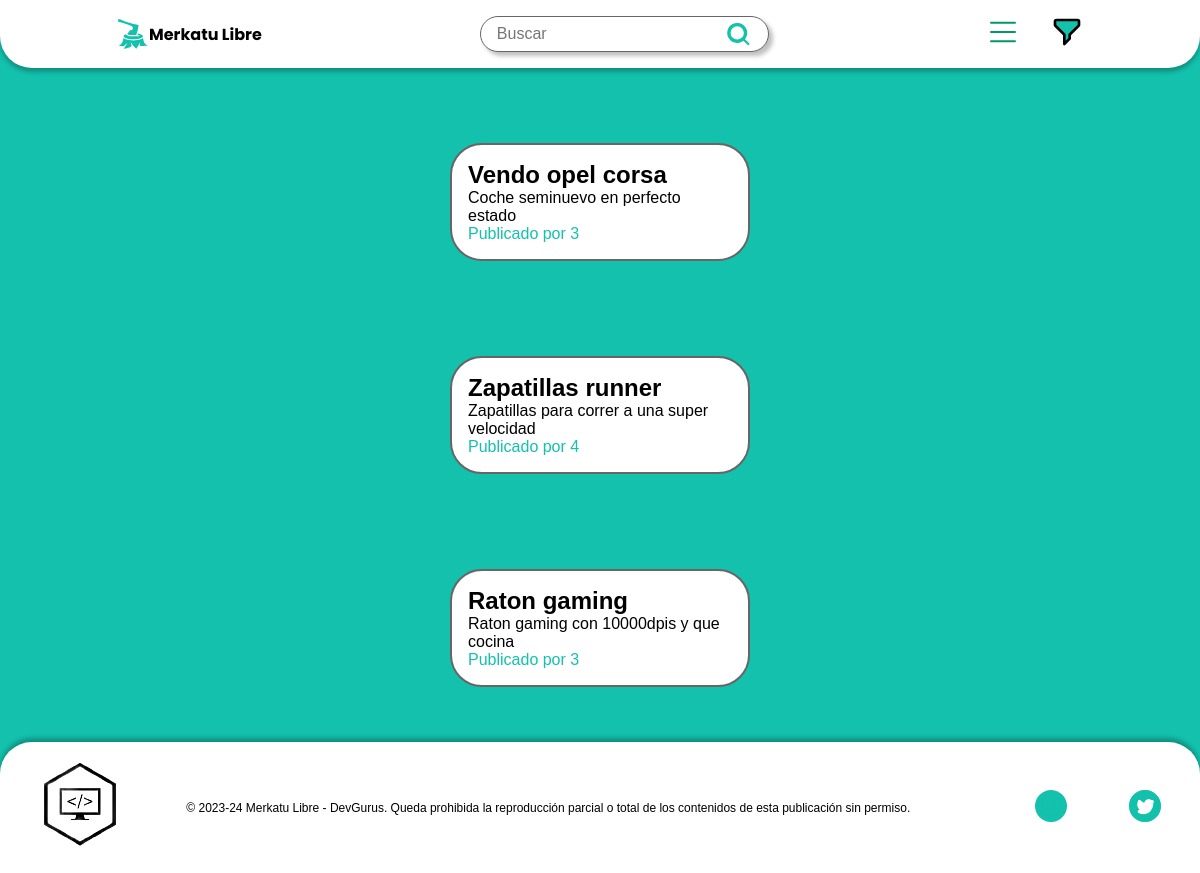
Before: / with the older database file.
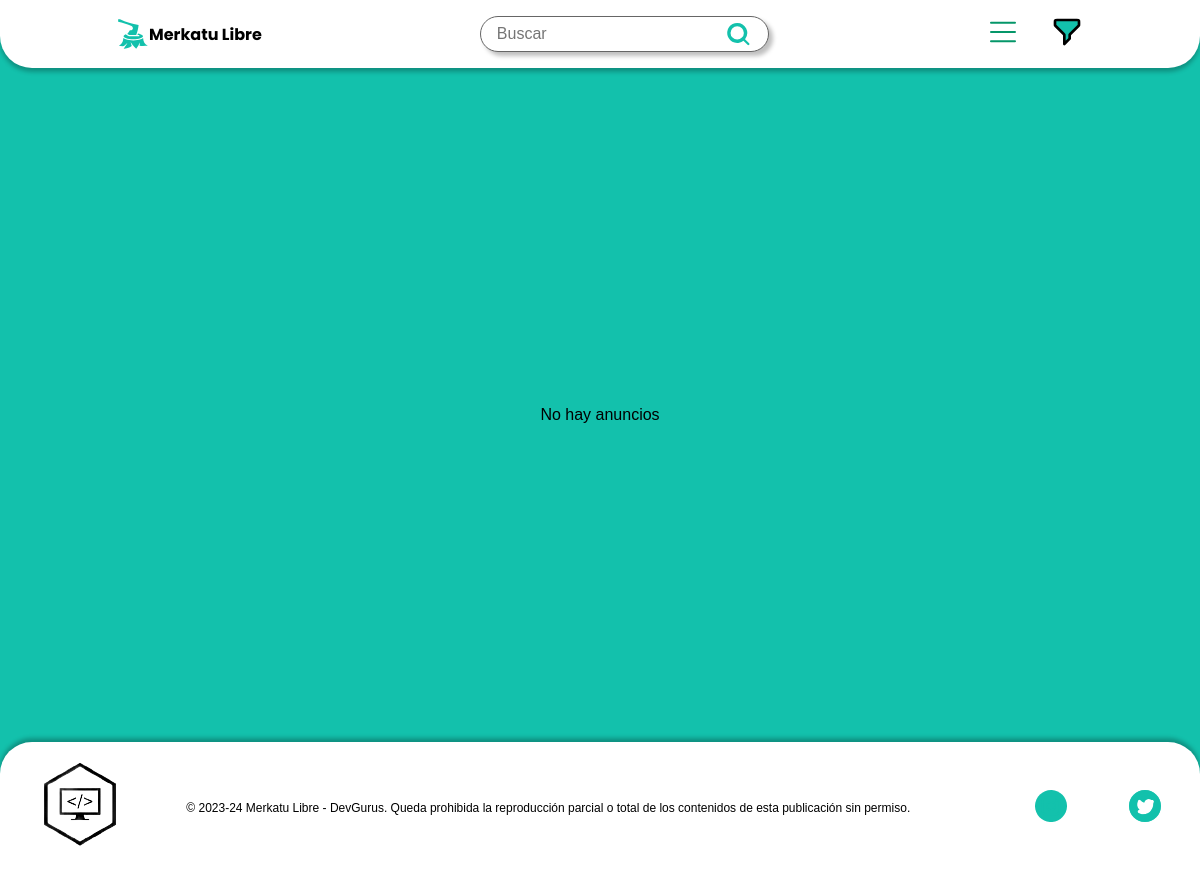
After: the same page with the newer database file.
### tables this page shows
CREATE TABLE IF NOT EXISTS anuncios (
    id INT PRIMARY KEY AUTO_INCREMENT,
    titulo VARCHAR(255) NOT NULL,
    descripcion VARCHAR(255) NOT NULL,
    precio DECIMAL(10, 2) NOT NULL,
    anunciante INT NOT NULL,
    categoria_id INT NOT NULL,
    FOREIGN KEY (anunciante) REFERENCES usuarios (id),
    FOREIGN KEY (categoria_id) REFERENCES categorias (id)
);

### controllers/home.php (called while the page is built, shortened)
<?php
include 'db/db_anuncios.php';
$conn = connect(
  $_ENV['HOST'],
  $_ENV['DB_NOMBRE'],
  $_ENV['USER'],
  $_ENV['USER_PASSWORD']
);
$anuncios = getAllAnuncios($conn);
include 'views/home.view.php';
?>

### db/db_anuncios.php (called while the page is built)
<?php
function getAllAnuncios($conn) {
  $stmt = $conn->prepare('SELECT * FROM anuncios');
  $stmt->execute();
  return $stmt->fetchAll();
}
?>

### views/components/anuncio.php (the view)
<div class="anuncio-card">
    <div class="anuncio-card-info">
        <h2><?= $anuncio['titulo'] ?></h2>
        <p><?= $anuncio['descripcion'] ?></p>
        <a href="#">Publicado por <?= $anuncio['anunciante'] ?></a>
    </div>
</div>

### index.php
<?php
$request_uri = $_SERVER['REQUEST_URI'];
$routes = [
  '/' => 'controllers/home.php',
  '/login' => 'controllers/login.php',
  '/register' => 'controllers/register.php',
  '/anuncios' => 'controllers/anuncios.php',
];
if (array_key_exists($request_uri, $routes)) {
  include $routes[$request_uri];
} else {
  include '404.php';
}

### views/components/header.php (shortened to what this page needs)
<!doctype html>
<html lang="en">
  <head>
    <link id="estilos" rel="stylesheet" href="assets/css/default.css" />
  </head>
  <body>
    <header>
      <div class="logo-nombre">
        <h1>Merkatu Libre</h1>
      </div>
      <form action="../../index.php" method="get">
        <input type="text" name="search" placeholder="Buscar" />
        <svg
          xmlns="http://www.w3.org/2000/svg"
          class="icon"
          width="128"
          height="128"
          viewBox="0 0 24 24"
        >
          <path
            fill="#059669"
            fill-rule="evenodd"
            d="M11 2a9 9 0 1 0 5.618 16.032l3.675 3.675a1 1 0 0 0 1.414-1.414l-3.675-3.675A9 9 0 0 0 11 2Zm-6 9a6 6 0 1 1 12 0a6 6 0 0 1-12 0Z"
            clip-rule="evenodd"
          />
        </svg>
      </form>
      <div class="navs">
        <nav>
          <div class="menu-toggle">
            <svg
              xmlns="http://www.w3.org/2000/svg"
              class="icon"
              width="128"
              height="128"
              viewBox="0 0 24 24"
            >
              <path
                fill="none"
                stroke="#059669"
                stroke-linecap="round"
                stroke-linejoin="round"
                stroke-width="1.5"
                d="M3 5h18M3 12h18M3 19h18"
              />
            </svg>
          </div>
        </nav>
        <nav>
          <div class="menu-filter">
          </div>
        </nav>
      </div>
    </header>

### views/home.view.php
<?php require 'components/header.php'; ?>
<main class="anuncios">
<?php if (count($anuncios) > 0): ?>
        <?php foreach ($anuncios as $anuncio): ?>
            <?php require 'components/anuncio.php'; ?>
        <?php endforeach; ?>
    <?php else: ?>
        <p>No hay anuncios</p>
    <?php endif; ?>
</main>
<?php require 'components/footer.php'; ?>

### views/components/footer.php (shortened to what this page needs)
<footer>
<div class="logo-empresa">
<img src="assets/img/logo.png" alt="">
</div>
<div class="copyright">
    <p>© 2023-24 Merkatu Libre - DevGurus. Queda prohibida la reproducción parcial o total de los contenidos de esta publicación sin permiso.</p>
</div>
    <a href="#">
    </a>
    <a href="#">
    </a>
</footer>
</body>
</html>

### assets/css/default.css (style rules this page uses)
*, *::after, *::before { box-sizing: border-box; margin: 0; padding: 0; font-family: Arial, Helvetica, sans-serif; }
input, button { margin: 0; padding: 0; border: none; background: none; font: inherit; color: inherit; }
img { width: 100%; }
h1 { font-family: 'Poppins', sans-serif; }
:root { --border-color: #666; --primary-color: #13c1ac; --text-color: #000; --background-color: #fff; --input-color: #afafaf; }
body { min-height: 100vh; font-size: 1em; color: var(--text-color); display: grid; min-width: 100%; background-color: var(--primary-color); grid-template-areas: 'header' 'content' 'footer'; grid-template-columns: 1fr; grid-template-rows: 10fr 75fr 15fr; }
.icon { width: 2em; height: 2em; color: var(--primary-color); fill: var(--primary-color); }
header { display: flex; justify-content: space-around; gap: 1em; width: 100%; height: fit-content; grid-area: 'header'; background-color: var(--background-color); color: var(--text-color); border-bottom-left-radius: 2em; border-bottom-right-radius: 2em; padding: 1em; box-shadow: 0 4px 4px 0 rgba(0, 0, 0, 0.25); }
.logo-nombre { display: flex; align-items: center; }
header h1 { font-size: 1em; }
header form { display: flex; width: fit-content; max-width: 120px; height: fit-content; justify-content: space-between; align-items: center; background-color: var(--background-color); border-radius: 2em; border: 1px solid var(--border-color); box-shadow: 4px 4px 4px 0 rgba(0, 0, 0, 0.25); }
header form .icon { margin: 0 1em 0 0; }
header form input { color: var(--text-color); height: min-content; padding: 0.5em 1em; width: 100%; }
.navs { display: flex; gap: 2em; }
.menu-toggle, .menu-filter { cursor: pointer; position: relative; }
footer { display: flex; align-items: center; align-self: flex-end; justify-content: space-around; gap: 1em; width: 100%; height: fit-content; grid-area: 'footer'; background-color: var(--background-color); color: var(--text-color); border-top-left-radius: 2em; border-top-right-radius: 2em; padding: 1em; box-shadow: 0 -4px 4px 0 rgba(0, 0, 0, 0.25); }
footer p { font-size: 0.75em; }
body footer .logo-empresa { filter: invert(100%); }
.anuncios { display: grid; place-items: center; width: 100%; grid-template-columns: 1fr; gap: 1em; }
@media screen and (min-width: 500px) { header form { max-width: 100%; } }
main { display: flex; justify-content: center; padding: 1em; }
.anuncio-card { display: flex; flex-direction: column; gap: 0.5em; background-color: var(--background-color); padding: 1em; border-radius: 2em; width: 100%; max-width: 300px; border: 2px solid var(--border-color); }
.anuncio-card a { text-decoration: none; color: var(--primary-color); }

Changed rows visible on the page:
removed anuncios: titulo "Vendo opel corsa", descripcion "Coche seminuevo en perfecto estado", anunciante "3"
removed anuncios: titulo "Zapatillas runner", descripcion "Zapatillas para correr a una super velocidad", anunciante "4"
removed anuncios: titulo "Raton gaming", descripcion "Raton gaming con 10000dpis y que cocina", anunciante "3"
Other visible differences:
text now shown: "No hay anuncios"
